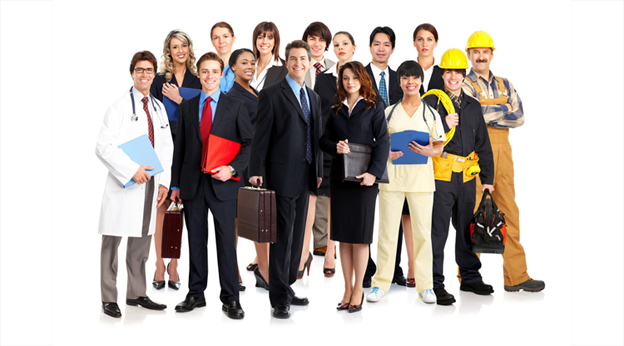
#> input picture Pixel Reader/orang.jpg, 624 x 346 px
$ python pixel2.py
#> lines starting #> are read from the running program, lines starting #| are printed output that depends on the picture
# -*- coding: utf-8 -*-
"""
Created on Wed Oct 25 09:46:39 2017

@author: kiddyatreides
"""

# -*- coding: utf-8 -*-
"""
Created on Wed Oct 25 08:56:00 2017

@author: kiddyatreides
"""

import cv2
import pylab as pl
from PIL import Image
from numpy import array

im = array(Image.open('orang.jpg'))
#> im is the input picture: shape (346, 624, 3); mean R, G, B 192.1, 184.4, 180
pl.imshow(im) #plot image

x = [100, 100, 400,400]
y = [200, 500, 200, 500]

#plot titik dengan penanda garis merah
pl.plot(x,y,'r*')

#line plot
pl.plot(x[:2],y[:2])

#mengubah title
pl.title('Plot: "orang.jpg"')
pl.show()
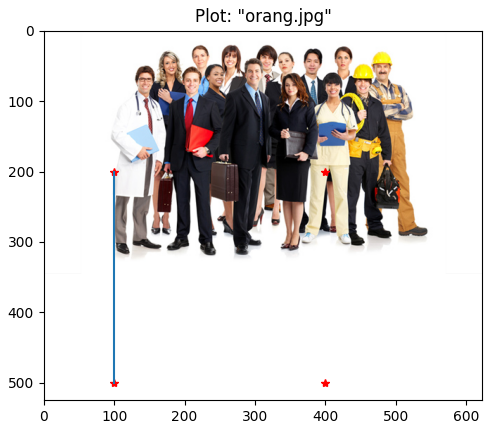
#> figure drawn by matplotlib, 1 panel

faceCascade = cv2.CascadeClassifier('haarcascade_frontalface_default.xml')
eye_cascade = cv2.CascadeClassifier('haarcascade_eye.xml')

img = cv2.imread('orang.jpg')
gray = cv2.cvtColor(img,cv2.COLOR_BGR2GRAY)
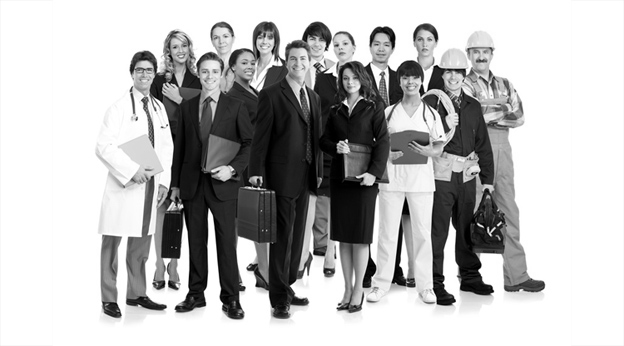
#> gray: shape (346, 624); min 0, max 255, mean 186.2

faces = faceCascade.detectMultiScale(
        gray,
        scaleFactor=1.1,
        minNeighbors=1,
        minSize =(30,30),
        flags = cv2.CASCADE_SCALE_IMAGE
        )
#> faces = [[206, 24, 32, 32], [408, 27, 33, 33], [365, 32, 33, 33], [164, 34, 34, 34], [282, 46, 33, 33], [233, 51, 32, 32], [128, 57, 34, 34], [194, 58, 34, 34], [396, 66, 32, 32], [216, 249, 52, 52], [471, 65, 57, 57], [370, 98, 136, 136]]


print("Found {0} face(s)!".format(len(faces)))
#| Found 12 face(s)!

#Draw rectangle
for(x,y,w,h) in faces:
    cv2.rectangle(img, (x,y), (x+w, y+h),(0,255,0),2)
#> this loop made 12 passes
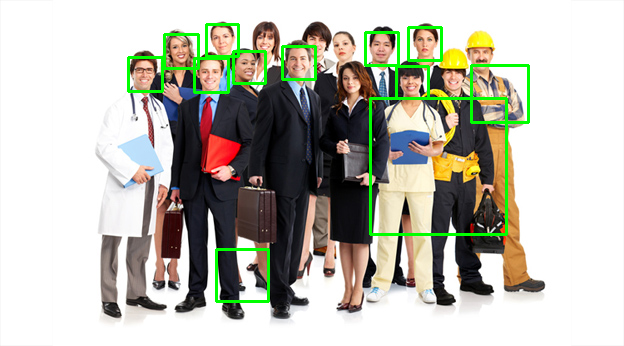
#> img: shape (346, 624, 3); mean B, G, R 176, 187.4, 187.4
cv2.imshow("Faces found",img)
cv2.waitKey(0)

$ run again, with Pixel Reader/awkarin.jpg copied over Pixel Reader/orang.jpg
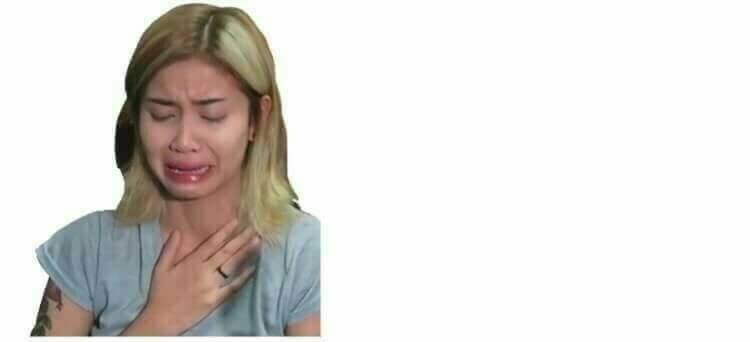
#> input picture Pixel Reader/awkarin.jpg, 750 x 342 px
#> im is the input picture: shape (342, 750, 3); mean R, G, B 223.2, 219.6, 216.4
#> `gray = cv2.cvtColor(img,cv2.COLOR_BGR2GRAY)`:
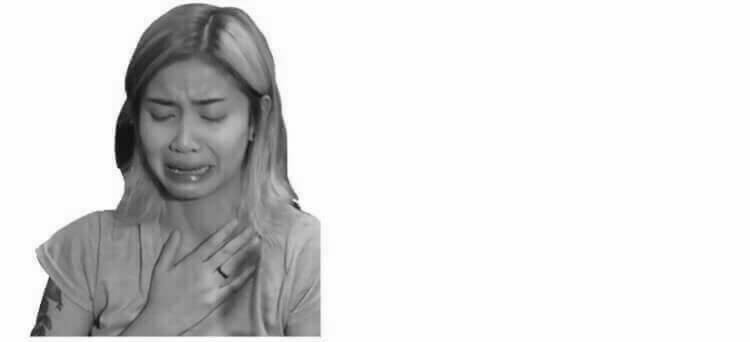
#> gray: shape (342, 750); min 8, max 255, mean 220.3
#> faces = [[124, 63, 131, 131]]
#| Found 1 face(s)!
#> the loop `for(x,y,w,h) in faces:` made 1 pass
#> after the loop `for(x,y,w,h) in faces:`:
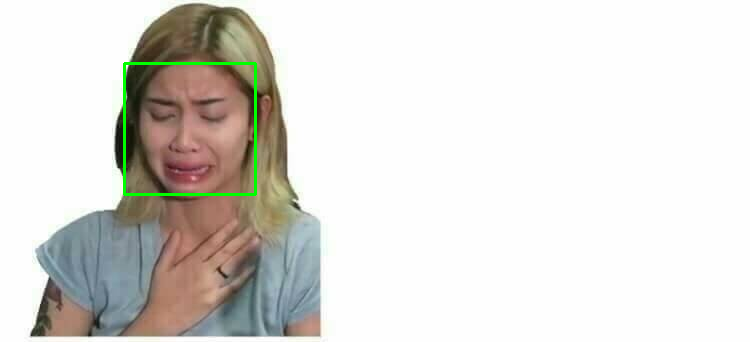
#> img: shape (342, 750, 3); mean B, G, R 215.9, 220.5, 222.5

$ run again, with Pixel Reader/galgadot.jpg copied over Pixel Reader/orang.jpg
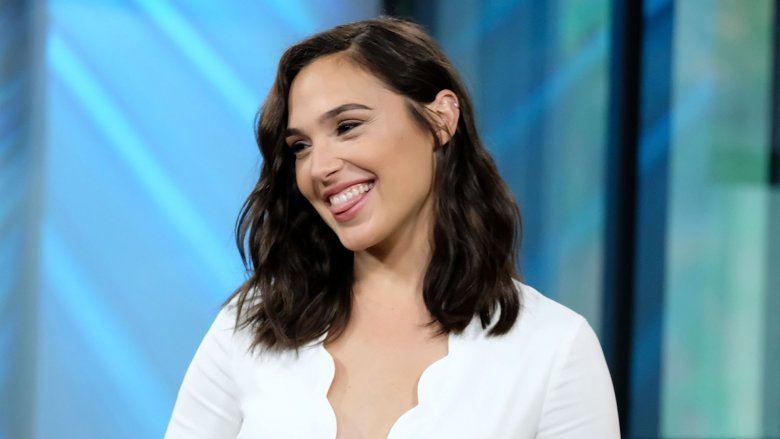
#> input picture Pixel Reader/galgadot.jpg, 780 x 439 px
#> im is the input picture: shape (439, 780, 3); mean R, G, B 107.3, 146.7, 163.3
#> `gray = cv2.cvtColor(img,cv2.COLOR_BGR2GRAY)`:
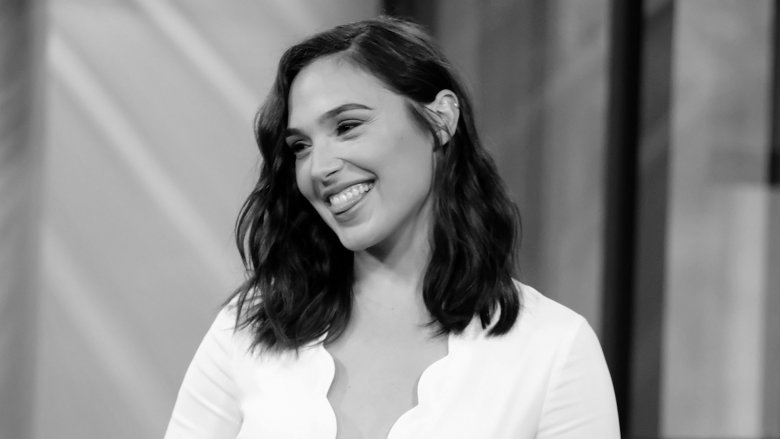
#> gray: shape (439, 780); min 0, max 255, mean 136.9
#> faces = [[263, 55, 181, 181]]
#| Found 1 face(s)!
#> the loop `for(x,y,w,h) in faces:` made 1 pass
#> after the loop `for(x,y,w,h) in faces:`:
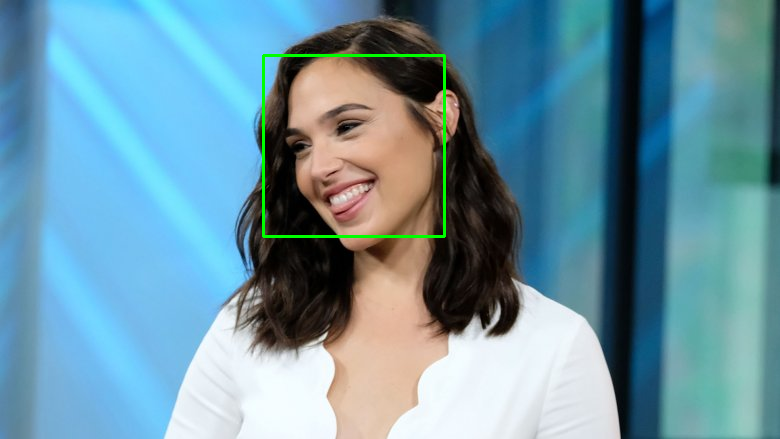
#> img: shape (439, 780, 3); mean B, G, R 162.9, 147.9, 106.8
